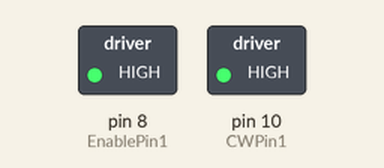
Bench run of a sketch on a simulated Arduino Uno, built with avr-gcc and run on an emulated ATmega328P. On the bench: switched loads named in the sketch (green lamp = pin HIGH). Pins used as bus, display or sensor lines are not drawn; what the sketch prints to the serial monitor is not drawn.

Above: at 0.1 s.
Timing chart, 0 to 1.6 s (numbered marks = the images above):
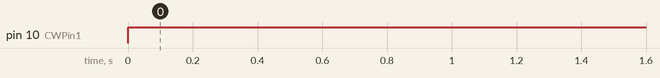

Measured:
- by itself, pin 10 (CWPin1): LOW → HIGH at 0.00 s

The sketch:

A4988_test01.ino
```cpp
// Author :BruceTsao 2014.3.6

#include <Stepper.h>


#define EnablePin1 8      // output pin to control Pulse
#define ClockPin1 9      // output pin to control Pulse
#define CWPin1 10        // Control Motor direcsetSpeedtion : Clcokwise or CounterClockwise

//----------------------


int RunSpeed =  300 ;   //  speed of motor
int  PulseWidth = 800  ;  // pulse width for each pulse
int microsteps = 2;
int revolution = 160;
double  ratio = 2;
int Motor1direction = 1 ;
int rundelay = 200 ;


Stepper stepper1(revolution * microsteps  ,ClockPin1 ,CWPin1);


int MoveSteps = 400000 ;
unsigned int data = 0;

double motor1ratio = 0.001 ;


void setup()
{

initall();
initcontroller();


}
void loop()
{


    //  motor1steps(calculatePulse(3,motor1ratio),1) ;
                                 // Display the returned numeric value
   motor1steps(2000, 1);
   delay(50);


}
void initall()
{
  pinMode(EnablePin1,OUTPUT) ;
    pinMode(ClockPin1,OUTPUT) ;
  pinMode(CWPin1,OUTPUT) ;
digitalWrite(EnablePin1,HIGH) ;


  Serial.begin(9600);

}
void initcontroller()
{
// motor1 init
stepper1.setSpeed(RunSpeed);    // set Max Speed of Motor


Serial.println(RunSpeed);
//stepper1.runSpeed();

}


void motor1steps(int motorspd, int dirw)
{
  int counter = 0 ;
    if (dirw == 1) {
          digitalWrite(CWPin1, HIGH);
    }
    else {
          digitalWrite(CWPin1, LOW);
    }

for(counter = 0 ; counter <motorspd; counter ++)
{
    digitalWrite(ClockPin1, HIGH);
  delayMicroseconds(PulseWidth);
  digitalWrite(ClockPin1, LOW);
  delayMicroseconds(PulseWidth);
}
}

int calculatePulse(int mm, double ratios )
{

  return (int)((double)mm * ratios * revolution * microsteps) ;

}
```
